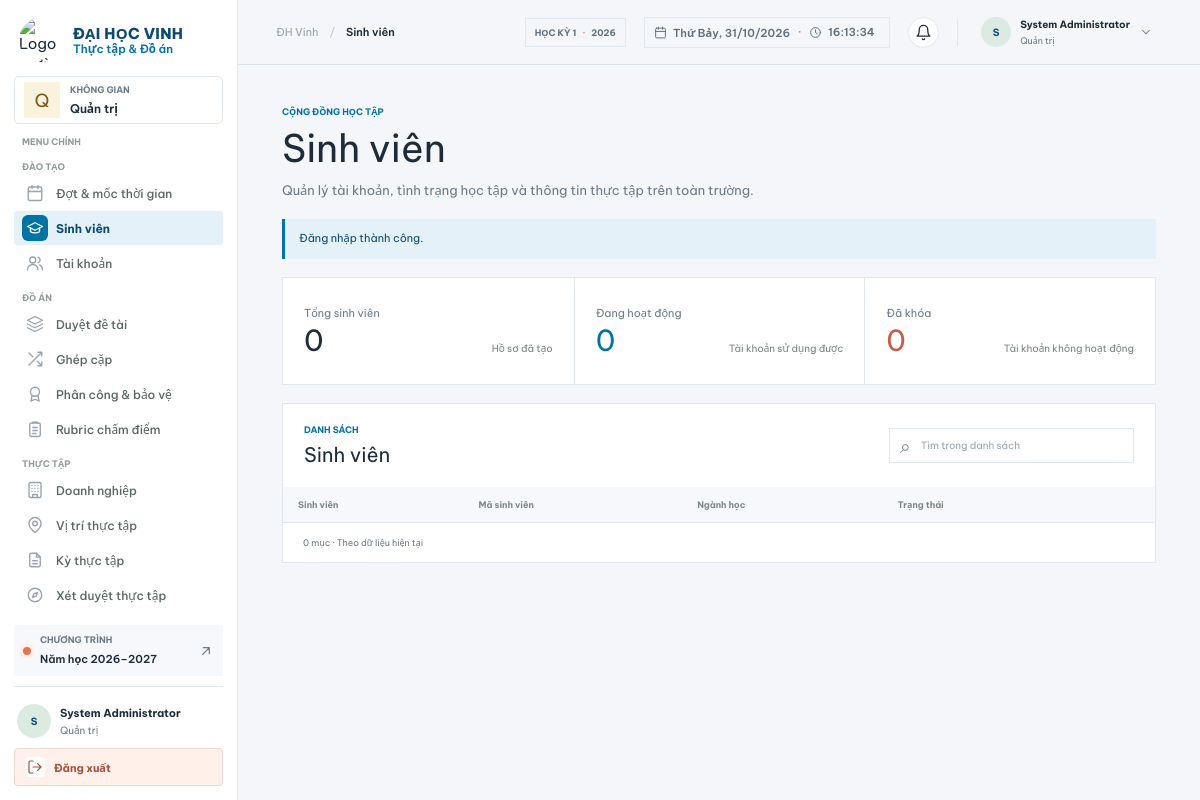
The app's page /?page=admin/students (signed in), older data.
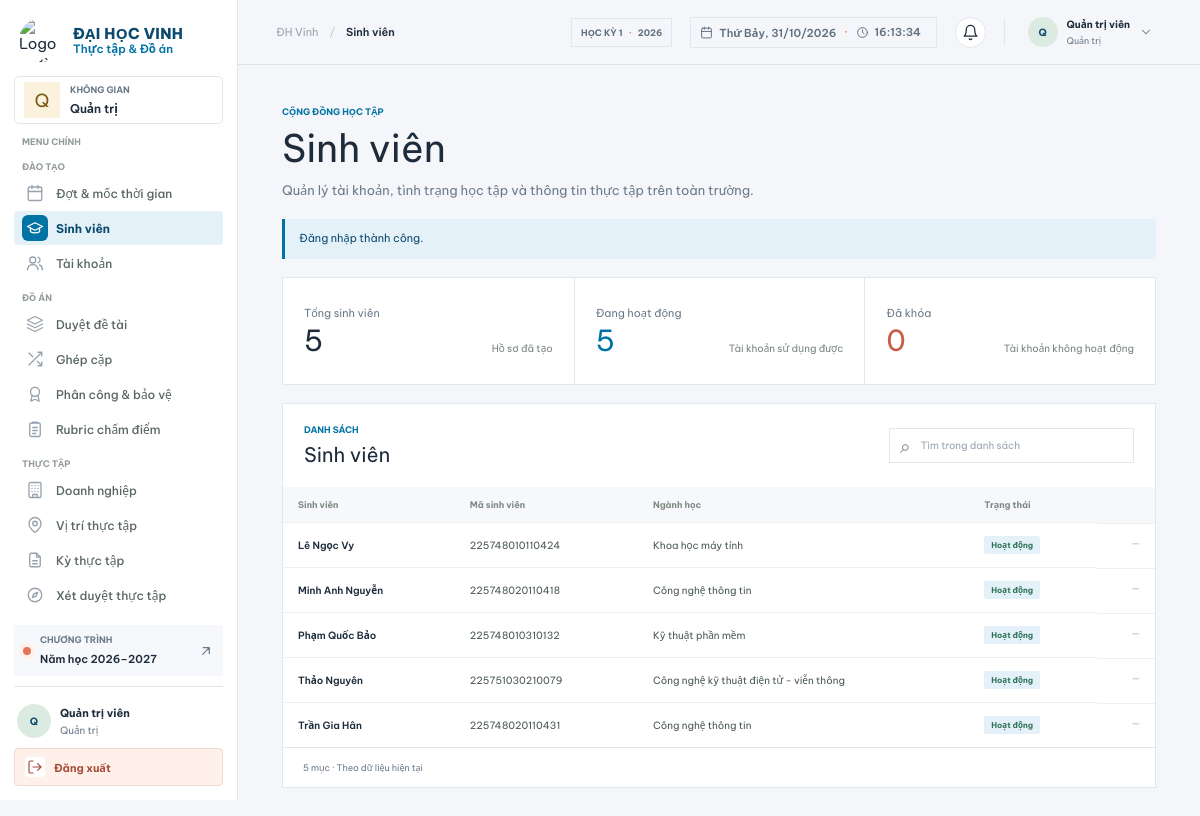
The same page, newer data.
### tables this page shows
CREATE TABLE IF NOT EXISTS students (
    id BIGINT UNSIGNED AUTO_INCREMENT PRIMARY KEY,
    user_id BIGINT UNSIGNED NOT NULL,
    student_code VARCHAR(30) NOT NULL,
    date_of_birth DATE NULL,
    gender ENUM('male', 'female', 'other') NULL,
    address VARCHAR(255) NULL,
    major VARCHAR(150) NULL,
    specialization VARCHAR(150) NULL,
    class_name VARCHAR(100) NULL,
    faculty VARCHAR(150) NULL,
    university VARCHAR(200) NULL,
    cv_file VARCHAR(255) NULL,
    bio TEXT NULL,
    gpa DECIMAL(3,2) NULL,
    credits SMALLINT UNSIGNED NULL,
    training_system VARCHAR(60) NULL,
    skills TEXT NULL,
    interests TEXT NULL,
    created_at DATETIME NOT NULL DEFAULT CURRENT_TIMESTAMP,
    updated_at DATETIME NOT NULL DEFAULT CURRENT_TIMESTAMP ON UPDATE CURRENT_TIMESTAMP,

    CONSTRAINT uq_students_user UNIQUE (user_id),
    CONSTRAINT uq_students_code UNIQUE (student_code),

    CONSTRAINT fk_students_user
        FOREIGN KEY (user_id) REFERENCES users(id)
        ON UPDATE CASCADE ON DELETE RESTRICT,

    INDEX idx_students_major (major),
    INDEX idx_students_class (class_name)
);

CREATE TABLE IF NOT EXISTS users (
    id BIGINT UNSIGNED AUTO_INCREMENT PRIMARY KEY,
    username VARCHAR(50) NOT NULL,
    email VARCHAR(255) NOT NULL,
    password_hash VARCHAR(255) NOT NULL,
    full_name VARCHAR(150) NOT NULL,
    phone VARCHAR(20) NULL,
    avatar VARCHAR(255) NULL,
     
    google_sub VARCHAR(64) NULL,
     
    scope_faculty VARCHAR(150) NULL,
    role ENUM('student', 'company', 'lecturer', 'admin') NOT NULL,
    status ENUM('active', 'inactive', 'locked') NOT NULL DEFAULT 'active',
    last_login_at DATETIME NULL,
    created_at DATETIME NOT NULL DEFAULT CURRENT_TIMESTAMP,
    updated_at DATETIME NOT NULL DEFAULT CURRENT_TIMESTAMP ON UPDATE CURRENT_TIMESTAMP,

    CONSTRAINT uq_users_username UNIQUE (username),
    CONSTRAINT uq_users_email UNIQUE (email),
    CONSTRAINT uq_users_google_sub UNIQUE (google_sub),
    CONSTRAINT ck_users_email CHECK (email LIKE '%_@_%._%'),
    CONSTRAINT ck_users_phone CHECK (phone IS NULL OR phone REGEXP '^[0-9+() .-]{8,20}$'),

    INDEX idx_users_role (role),
    INDEX idx_users_status (status)
);

### views/layouts/content.php (the view, shortened to what the changed rows need)
<?php
global $screenData, $user, $flash, $screen;
$screenData = is_array($screenData ?? null) ? $screenData : [];
$screen = $screen ?? '';
$screenData += [
    'kind' => 'dashboard',
    'eyebrow' => 'Tổng quan',
    'title' => 'InternTrack',
    'description' => 'Hệ thống quản lý kỳ thực tập.',
    'progress' => ['label' => 'Tiến độ', 'value' => '0%', 'note' => ''],
    'metrics' => [],
    'bars' => [],
    'activities' => [],
    'columns' => [],
    'rows' => [],
    'boards' => [],
    'cards' => [],
    'fields' => [],
    'criteria' => [],
    'members' => [],
    'profile_record' => [],
    'lecturer_options' => [],
    'row_ids' => [],
    'row_cv_paths' => [],
    'row_student_ids' => [],
    'row_lecturer_ids' => [],
    'application_status' => null,
    'position_id' => null,
];
$kind = $screenData['kind'];
?>
<div class="page-wrap">
    <section class="page-heading">
        <div>
            <h1><?= screen_escape($screenData['title']) ?></h1>
        </div>
    </section>
    <?php require __DIR__ . '/forms.php'; ?>
    <?php if (!empty($screenData['metrics'])): ?>
        <section class="metric-grid" aria-label="Chỉ số tổng quan">
            <?php foreach ($screenData['metrics'] as $index => $metric): ?>
                <article class="metric-item metric-item--<?= $index + 1 ?>">
                    <span class="metric-label"><?= screen_escape($metric['label']) ?></span>
                    <strong class="metric-value"><?= screen_escape($metric['value']) ?></strong>
                    <span class="metric-note"><?= screen_escape($metric['note']) ?></span>
                </article>
            <?php endforeach; ?>
        </section>
    <?php endif; ?>
    <?php if ($kind === 'dashboard'): ?>
        <section class="dashboard-grid">
            <article class="panel progress-panel">
                <div class="panel-heading">
                    <div>
                        <p class="eyebrow">Bức tranh tuần này</p>
                        <h2><?= screen_escape($screenData['progress']['label']) ?></h2>
                    </div>
                    <span class="progress-number"><?= screen_escape($screenData['progress']['value']) ?></span>
                </div>
                <div class="progress-track"><span style="width: <?= screen_escape($screenData['progress']['value']) ?>"></span></div>
                <p class="muted"><?= screen_escape($screenData['progress']['note']) ?></p>
                <div class="chart-area" role="img" aria-label="Biểu đồ hoạt động bảy ngày gần đây">
                    <?php foreach ($screenData['bars'] as $index => $bar): ?>
                        <div class="chart-column"><span style="height: <?= (int) $bar ?>%"></span><small><?= ['T2', 'T3', 'T4', 'T5', 'T6', 'T7', 'CN'][$index] ?></small></div>
                    <?php endforeach; ?>
                </div>
            </article>
            <article class="panel activity-panel">
                <div class="panel-heading">
                    <div>
                        <p class="eyebrow">Dòng hoạt động</p>
                        <h2>Gần đây</h2>
                    </div><span class="panel-index">0<?= count($screenData['activities']) ?></span>
                </div>
                <div class="activity-list">
                    <?php foreach ($screenData['activities'] as $activity): ?>
                        <div class="activity-row"><span class="activity-dot"></span>
                            <div class="activity-copy">
                                <div class="activity-topline"><strong><?= screen_escape($activity['title']) ?></strong><span class="badge <?= screen_badge_class($activity['status']) ?>"><?= screen_escape($activity['status']) ?></span></div>
                                <p><?= screen_escape($activity['description']) ?></p><small><?= screen_escape($activity['time']) ?></small>
                            </div>
                        </div>
                    <?php endforeach; ?>
                </div>
            </article>
        </section>
        <?php if ($screen === 'admin/dashboard' && ai_match_enabled()): ?>
            <section class="panel skill-panel">
                <div class="panel-heading">
                    <div><p class="eyebrow">Theo nhu cầu doanh nghiệp</p><h2>Kỹ năng doanh nghiệp đang cần</h2></div>
                    <form method="post" action="<?= screen_escape($formAction) ?>"><?= $csrfField ?><input type="hidden" name="action" value="ai_skill_stats"><button class="button button--primary" type="submit" data-ai-submit><?= !empty($screenData['skill_stats']) ? 'Phân tích lại' : 'Phân tích bằng AI' ?></button></form>
                </div>
                <?= ai_skills_html($screenData['skill_stats'] ?? null) ?>
            </section>
        <?php endif; ?>
    <?php elseif ($kind === 'table'): ?>
        <section class="panel table-panel">
            <div class="table-toolbar">
                <div>
                    <p class="eyebrow">Danh sách</p>
                    <h2><?= screen_escape($screenData['title']) ?></h2>
                </div>
                <label class="search-field"><span aria-hidden="true">⌕</span><input type="search" data-table-search placeholder="Tìm trong danh sách" aria-label="Tìm trong danh sách"></label>
            </div>
            <div class="table-scroll">
                <table>
                    <thead>
                        <tr><?php foreach ($screenData['columns'] as $column): ?><th><?= screen_escape($column) ?></th><?php endforeach; ?><th><span class="visually-hidden">Thao tác</span></th>
                        </tr>
                    </thead>
                    <tbody data-table-body>
                        <?php foreach ($screenData['rows'] as $rowIndex => $row): ?>
                            <?php $recordId = $screenData['row_ids'][$rowIndex] ?? null; ?>
                            <tr><?php foreach ($row as $cellIndex => $cell): ?><td><?php if ($screen === 'company/applications' && $cellIndex === 4 && !empty($screenData['row_cv_paths'][$rowIndex])): ?><a class="table-download" href="?download=cv&amp;id=<?= (int) $screenData['row_student_ids'][$rowIndex] ?>"><?= screen_escape($cell) ?> ↓</a><?php elseif ($screen === 'company/applications' && $cellIndex === 4): ?><?= screen_escape($cell) ?><?php elseif ($cellIndex === array_key_last($row) && !preg_match('/^\d+%$/', (string) $cell)): ?><span class="badge <?= screen_badge_class((string) $cell) ?>"><?= screen_escape($cell) ?></span><?php else: ?><?= screen_escape($cell) ?><?php endif; ?></td><?php endforeach; ?><td class="row-actions">
                                    <?php if ($screen === 'student/applications' && $recordId && in_array($row[4], ['Chờ xem', 'Đang xem'], true)): ?>
                                        <form method="post" action="<?= screen_escape($formAction) ?>" class="inline-action"><?= $csrfField ?><input type="hidden" name="action" value="application_withdraw"><input type="hidden" name="application_id" value="<?= (int) $recordId ?>"><button type="submit">Rút hồ sơ</button></form>
                                    <?php else: ?><span class="table-action-note">—</span><?php endif; ?>
                                </td>
                            </tr>
                        <?php endforeach; ?>
                    </tbody>
                </table>
            </div>
            <div class="table-foot"><span data-table-count data-total="<?= count($screenData['rows']) ?>"><?= count($screenData['rows']) ?> mục · Theo dữ liệu hiện tại</span></div>
        </section>
    <?php endif; ?>
</div>

### views/layouts/header.php (shortened to what the changed rows need)
<?php
global $screenData, $user;
$screenData = is_array($screenData ?? null) ? $screenData : [];
$user = is_array($user ?? null) ? $user : [];
$screenData += [
    'role' => 'student',
    'title' => 'InternTrack',
    'description' => 'Hệ thống quản lý kỳ thực tập chuyên nghiệp cho sinh viên, doanh nghiệp và giảng viên.',
];
$user += [
    'full_name' => 'Người dùng',
    'avatar' => null,
    'id' => 0,
];
?>
<!doctype html>
<html lang="vi">
<head>
    <link rel="stylesheet" href="assets/css/style.css?v=<?= filemtime(__DIR__ . '/../../assets/css/style.css') ?>">
</head>
<body>
    <div class="app-shell">
        <?php require __DIR__ . '/sidebar.php'; ?>
        <main class="main-area">
            <header class="topbar">
                <div class="topbar-actions">
                    <div class="user-menu" data-user-menu>
                        <button class="topbar-user" type="button" aria-haspopup="true" aria-expanded="false" data-user-menu-toggle><span class="user-avatar user-avatar--small"><?php if (!empty($user['avatar'])): ?><img src="<?= screen_escape(app_avatar_url($user)) ?>" alt=""><?php else: ?><?= screen_escape(screen_initial($user['full_name'])) ?><?php endif; ?></span><span><strong><?= screen_escape($user['full_name']) ?></strong><small><?= screen_escape($roleNames[$role]) ?></small></span><span class="user-menu-caret"><?= ui_icon('chevron-down') ?></span></button>
                    </div>
                </div>
            </header>

### views/layouts/sidebar.php (shortened to what the changed rows need)
<?php
global $screenData, $user;
$screenData = is_array($screenData ?? null) ? $screenData : [];
$user = is_array($user ?? null) ? $user : [];
$screenData += ['role' => 'student', 'active' => '',];
$user += ['full_name' => 'Người dùng', 'avatar' => null, 'id' => 0];
$roleNames = ['student' => 'Sinh viên', 'company' => 'Doanh nghiệp', 'lecturer' => 'Giảng viên', 'admin' => 'Quản trị'];
$role = $screenData['role'];
$navigation[$role] = array_values(array_filter($navigation[$role], static fn($item) => !in_array($item['page'], app_hidden_pages($user), true)));
$accountPage = ['student' => 'student/profile', 'company' => 'company/profile', 'lecturer' => 'lecturer/profile', 'admin' => 'admin/profile'][$role];
?>
<aside class="sidebar" id="app-sidebar">
    <nav class="primary-nav" aria-label="Điều hướng chính">
        <?php foreach ($navigation[$role] as $item): ?>
            <?php if (!empty($item['group'])): ?><p class="nav-label nav-label--group"><?= screen_escape($item['group']) ?></p><?php endif; ?>
            <a class="nav-link <?= $screenData['active'] === $item['key'] ? 'is-active' : '' ?>" href="?page=<?= screen_escape($item['page']) ?>" <?= $screenData['active'] === $item['key'] ? 'aria-current="page"' : '' ?>>
                <span class="nav-mark"><?= ui_icon($item['icon']) ?></span><span><?= screen_escape($item['label']) ?></span>
            </a>
        <?php endforeach; ?>
    </nav>
    <div class="sidebar-bottom">
        <div class="sidebar-account"><a class="sidebar-user" href="?page=<?= screen_escape($accountPage) ?>"><span class="user-avatar"><?php if (!empty($user['avatar'])): ?><img src="<?= screen_escape(app_avatar_url($user)) ?>" alt=""><?php else: ?><?= screen_escape(screen_initial($user['full_name'])) ?><?php endif; ?></span><span class="user-meta"><strong><?= screen_escape($user['full_name']) ?></strong><small><?= screen_escape($roleNames[$role]) ?></small></span></a>
        </div>
    </div>
</aside>

### config/app.php (shortened to what the changed rows need)
<?php
function ui_icon(string $name): string
{
    return '<svg class="ui-icon" viewBox="0 0 24 24" aria-hidden="true" focusable="false">' . ($paths[$name] ?? $paths['file']) . '</svg>';
}
function app_hidden_pages(array $user): array
{
    return [];
}

Row changes from the older to the newer data that the page shows:
added students: user.full_name "Lê Ngọc Vy", student_code "225748010110424", major "Khoa học máy tính", cell "Hoạt động"
added students: user.full_name "Minh Anh Nguyễn", student_code "225748020110418", major "Công nghệ thông tin", cell "Hoạt động"
added students: user.full_name "Phạm Quốc Bảo", student_code "225748010310132", major "Kỹ thuật phần mềm", cell "Hoạt động"
added students: user.full_name "Thảo Nguyên", student_code "225751030210079", major "Công nghệ kỹ thuật điện tử - viễn thông", cell "Hoạt động"
added students: user.full_name "Trần Gia Hân", student_code "225748020110431", major "Công nghệ thông tin", cell "Hoạt động"
Text that changed along with them:
screen_escape(screen_initial($user['full_name'])): "S" → "Q"
screen_escape($user['full_name']): "System Administrator" → "Quản trị viên"
text written by a page script: "0 mục · Theo dữ liệu hiện tại" → "5 mục · Theo dữ liệu hiện tại"
new list line: "Tổng sinh viên 5 Hồ sơ đã tạo"
new list line: "Đang hoạt động 5 Tài khoản sử dụng được"
list line gone: "Tổng sinh viên 0 Hồ sơ đã tạo"
list line gone: "Đang hoạt động 0 Tài khoản sử dụng được"
